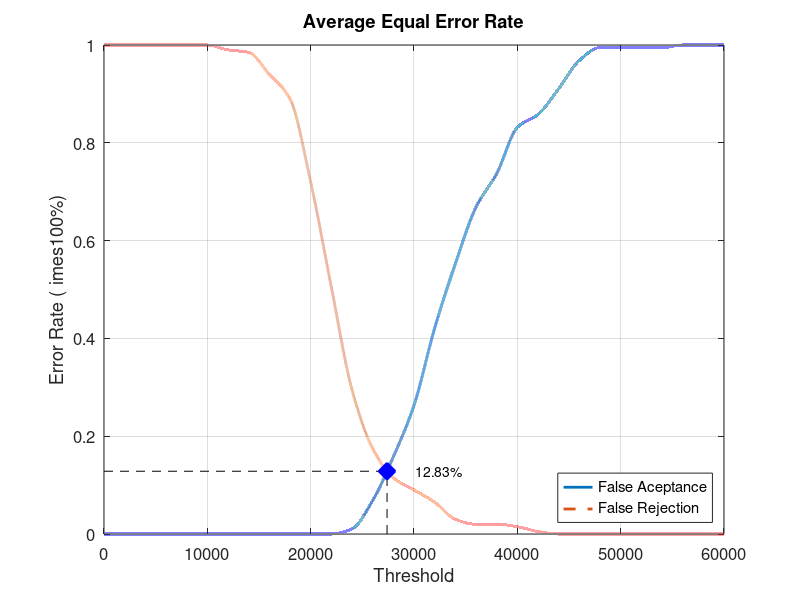
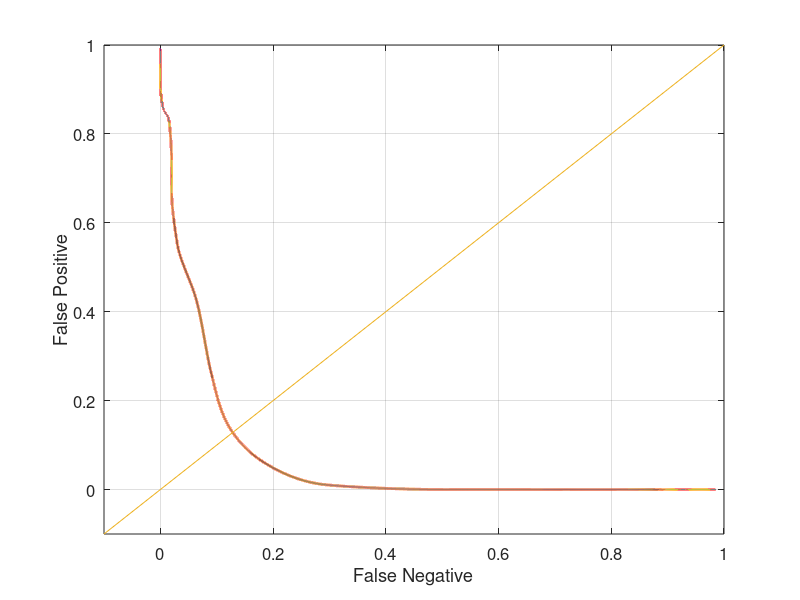

Write MATLAB code to recreate these figures, in order.
close all;
clear;
clc;
x = 0:2000:60000;
xq = 0:0.5:60000;

y0 = [0 0 0 0 0 0 0 0 0 0 0 0 0.0105263 0.0684211 0.157895 0.263158 0.421053 0.552632 0.668421 0.736842 0.831579 0.857895 0.910526 0.968421 0.994737 0.994737 0.994737 0.994737 1 1 1]
yy0 = interp1(x, y0, xq, 'pchip');
y1 = [1 1 1 1 1 1 0.99 0.985 0.94 0.89 0.72 0.505 0.295 0.175 0.115 0.09 0.065 0.03 0.02 0.02 0.015 0.005 0 0 0 0 0 0 0 0 0]
yy1 = interp1(x, y1, xq, 'pchip');

% Calculating EER: 
y2 = abs(y0 - y1);
find(y2 == min(y2))
yy2 = abs(yy0 - yy1);
xEER = find(yy2 == min(yy2));
xEERIndex = xq(xEER) % X-axis EER
yEER = yy0(xEER) % Y-axis EER

main = figure
plot(xq, yy0,'-','LineWidth', 2);	hold on
plot(xq, yy1,'--','LineWidth', 2);	hold on
plot([xEERIndex xEERIndex], [0 yEER], 'k--');	hold on
plot([0 xEERIndex], [yEER yEER], 'k--');	hold on
plot(xEERIndex, yEER, 'bx', 'LineWidth', 10);	hold on
text(xEERIndex + 10 * xEERIndex / 100, yEER, [num2str(round((10000 * yEER)) / 100) '%'])
legend('False Aceptance', 'False Rejection', 'Location', 'SouthEast')
xlabel('Threshold')
ylabel('Error Rate (	imes100%)')
title('Average Equal Error Rate')
set(gca, 'FontSize', 12)
axis([0 60000 0 1])
grid on

print(main, 'Database2_3Main', '-dpng');
FNRxFPR = figure('Color', [1 1 1]);
plot(yy1, yy0, '-', yy1, yy0, 'LineWidth', 2);
hold on
y = -0.1:0.1:1
plot(y, y); 
set(gca, 'FontSize', 12)
xlabel('False Negative')
ylabel('False Positive')
axis([-0.1 1 -0.1 1])
set(gca, 'FontSize', 12)
grid on

print(FNRxFPR, 'Database2_3FNRxFPR','-dpng');
